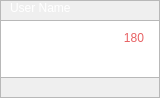
<?xml version="1.0" encoding="UTF-8"?>
<ui version="4.0">
 <class>hfHeartRate</class>
 <widget class="QFrame" name="hfHeartRate">
  <property name="geometry">
   <rect>
    <x>0</x>
    <y>0</y>
    <width>160</width>
    <height>98</height>
   </rect>
  </property>
  <property name="windowTitle">
   <string>Frame</string>
  </property>
  <property name="styleSheet">
   <string notr="true"/>
  </property>
  <property name="frameShape">
   <enum>QFrame::StyledPanel</enum>
  </property>
  <property name="frameShadow">
   <enum>QFrame::Raised</enum>
  </property>
  <widget class="QLabel" name="user_name">
   <property name="geometry">
    <rect>
     <x>10</x>
     <y>2</y>
     <width>160</width>
     <height>12</height>
    </rect>
   </property>
   <property name="styleSheet">
    <string notr="true">font: 9pt &quot;方正黑体简体&quot;;
color:rgb(255, 255, 255);</string>
   </property>
   <property name="text">
    <string>User Name</string>
   </property>
  </widget>
  <widget class="QLabel" name="rate_value">
   <property name="geometry">
    <rect>
     <x>90</x>
     <y>20</y>
     <width>54</width>
     <height>35</height>
    </rect>
   </property>
   <property name="styleSheet">
    <string notr="true">color:rgb(231, 97, 99);
font: 20pt &quot;方正品尚细黑简体&quot;;</string>
   </property>
   <property name="text">
    <string>180</string>
   </property>
   <property name="alignment">
    <set>Qt::AlignRight|Qt::AlignTrailing|Qt::AlignVCenter</set>
   </property>
  </widget>
  <widget class="QLabel" name="heart_rate_bpm">
   <property name="geometry">
    <rect>
     <x>90</x>
     <y>60</y>
     <width>50</width>
     <height>20</height>
    </rect>
   </property>
   <property name="layoutDirection">
    <enum>Qt::LeftToRight</enum>
   </property>
   <property name="styleSheet">
    <string notr="true">font: 12pt &quot;方正黑体简体&quot;;
color:rgb(255, 255, 255);</string>
   </property>
   <property name="text">
    <string>BPM</string>
   </property>
   <property name="alignment">
    <set>Qt::AlignRight|Qt::AlignTrailing|Qt::AlignVCenter</set>
   </property>
  </widget>
  <widget class="QLabel" name="heart_rate_alert">
   <property name="geometry">
    <rect>
     <x>50</x>
     <y>30</y>
     <width>53</width>
     <height>40</height>
    </rect>
   </property>
   <property name="styleSheet">
    <string notr="true">border-image: url(:/img/heart_rate_alert.png);</string>
   </property>
   <property name="text">
    <string/>
   </property>
  </widget>
  <widget class="QFrame" name="heart_rate_mask">
   <property name="geometry">
    <rect>
     <x>0</x>
     <y>0</y>
     <width>160</width>
     <height>98</height>
    </rect>
   </property>
   <property name="styleSheet">
    <string notr="true">border-image: url(:/img/heart_rate_mask.png);</string>
   </property>
   <property name="frameShape">
    <enum>QFrame::StyledPanel</enum>
   </property>
   <property name="frameShadow">
    <enum>QFrame::Raised</enum>
   </property>
  </widget>
  <widget class="QFrame" name="heart_rate_frame">
   <property name="geometry">
    <rect>
     <x>0</x>
     <y>0</y>
     <width>160</width>
     <height>98</height>
    </rect>
   </property>
   <property name="styleSheet">
    <string notr="true">border-image: url(:/img/heart_rate_frame.png);</string>
   </property>
   <property name="frameShape">
    <enum>QFrame::StyledPanel</enum>
   </property>
   <property name="frameShadow">
    <enum>QFrame::Raised</enum>
   </property>
  </widget>
  <widget class="QtCharts::QChartView" name="heart_rate_chartView">
   <property name="geometry">
    <rect>
     <x>0</x>
     <y>20</y>
     <width>160</width>
     <height>58</height>
    </rect>
   </property>
  </widget>
  <zorder>heart_rate_frame</zorder>
  <zorder>user_name</zorder>
  <zorder>heart_rate_chartView</zorder>
  <zorder>heart_rate_bpm</zorder>
  <zorder>rate_value</zorder>
  <zorder>heart_rate_alert</zorder>
  <zorder>heart_rate_mask</zorder>
 </widget>
 <customwidgets>
  <customwidget>
   <class>QtCharts::QChartView</class>
   <extends>QGraphicsView</extends>
   <header>qchartview.h</header>
  </customwidget>
 </customwidgets>
 <resources/>
 <connections/>
</ui>
